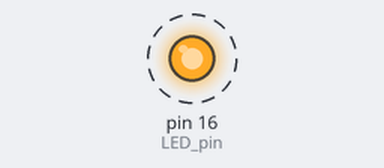
Simulated run of this sketch. Board: Arduino Uno, built with avr-gcc and run on an emulated ATmega328P. On the bench: output pins drawn as LEDs (lit = HIGH). Dashed ring = blinking.

Above: at 0.2 s.
Timing chart, 0 to 3.0 s (numbered marks = the images above):
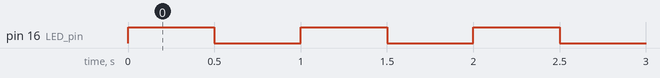

The sketch:

blinking_bulb.ino
```cpp
int LED_pin = 16;
int blink_delay = 500;
int light_status = true;

void setup() {
    pinMode(LED_pin, OUTPUT);
}

void loop() {
    digitalWrite(LED_pin, light_status);

    delay(blink_delay);

    light_status = !light_status;
}
```

Measured:
- by itself, pin 16 (LED_pin): alternates HIGH for 0.50 s and LOW for 0.50 s
